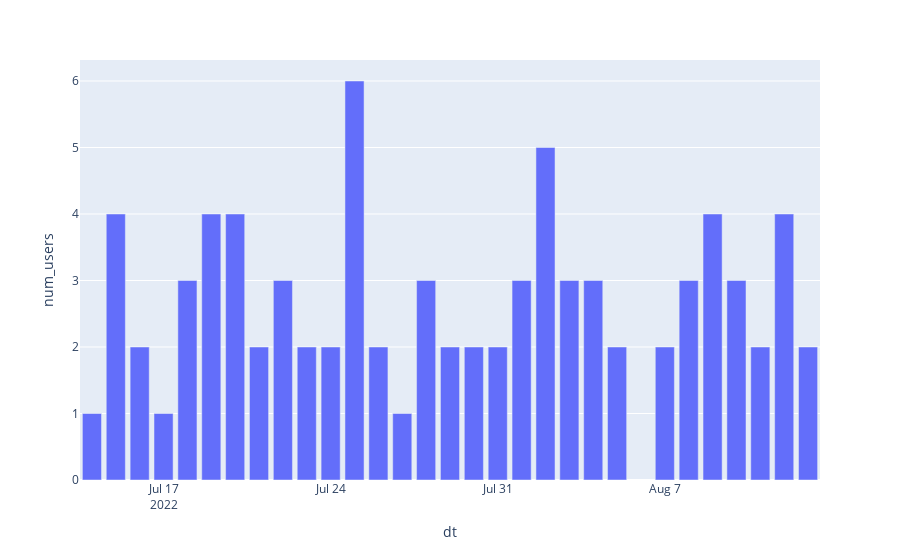

Notebook code cell kept with this figure:
### Code cell
fig_daily_users

### Figure 1 — Plotly figure (JSON) as saved in the notebook; plotly's stock layout.template omitted (floating-point values rounded to 4 significant figures)
{"data": [{"alignmentgroup": "True", "hovertemplate": "dt=%{x}<br>num_users=%{y}<extra></extra>", "legendgroup": "", "marker": {"color": "#636efa", "pattern": {"shape": ""}}, "name": "", "offsetgroup": "", "orientation": "v", "showlegend": false, "textposition": "auto", "type": "bar", "x": ["2022-07-14T00:00:00", "2022-07-15T00:00:00", "2022-07-16T00:00:00", "2022-07-17T00:00:00", "2022-07-18T00:00:00", "2022-07-19T00:00:00", "2022-07-20T00:00:00", "2022-07-21T00:00:00", "2022-07-22T00:00:00", "2022-07-23T00:00:00", "2022-07-24T00:00:00", "2022-07-25T00:00:00", "2022-07-26T00:00:00", "2022-07-27T00:00:00", "2022-07-28T00:00:00", "2022-07-29T00:00:00", "2022-07-30T00:00:00", "2022-07-31T00:00:00", "2022-08-01T00:00:00", "2022-08-02T00:00:00", "2022-08-03T00:00:00", "2022-08-04T00:00:00", "2022-08-05T00:00:00", "2022-08-07T00:00:00", "2022-08-08T00:00:00", "2022-08-09T00:00:00", "2022-08-10T00:00:00", "2022-08-11T00:00:00", "2022-08-12T00:00:00", "2022-08-13T00:00:00"], "xaxis": "x", "y": [1, 4, 2, 1, 3, 4, 4, 2, 3, 2, 2, 6, 2, 1, 3, 2, 2, 2, 3, 5, 3, 3, 2, 2, 3, 4, 3, 2, 4, 2], "yaxis": "y"}], "layout": {"autosize": true, "barmode": "relative", "legend": {"tracegroupgap": 0}, "margin": {"t": 60}, "xaxis": {"anchor": "y", "autorange": true, "domain": [0, 1], "range": ["2022-07-13 12:00", "2022-08-13 12:00"], "title": {"text": "dt"}, "type": "date"}, "yaxis": {"anchor": "x", "autorange": true, "domain": [0, 1], "range": [0, 6.316], "title": {"text": "num_users"}, "type": "linear"}}}
